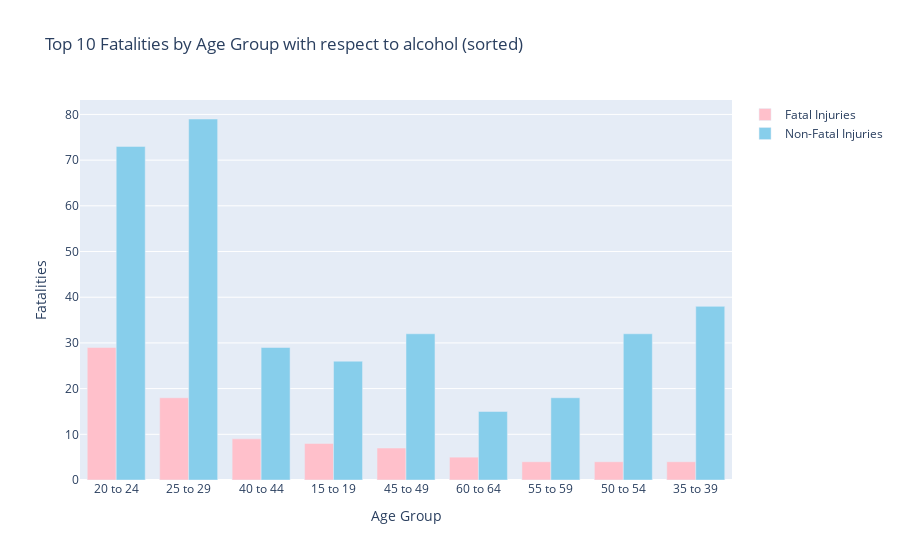

Notebook code for this chart:
### Markdown cell above
## Plot showing  distribution of target variable with respect to age group by alcohol

### Code cell
import plotly.graph_objs as go

# Filter out 'Unknown category from age group'
table_invage_top10_filtered = table_invage_top10[~table_invage_top10.index.str.contains('unknown')]

# Sort the DataFrame by the values of Fatal Injuries for ALCOHOL_BOOL_Yes
table_invage_top10_sorted = table_invage_top10_filtered[('ALCOHOL_BOOL_Yes', 'Fatal')].sort_values(ascending=False)

# Create a bar plot
fig = go.Figure(data=[go.Bar(
    x=table_invage_top10_sorted.index,  # x-axis values
    y=table_invage_top10_sorted,  # y-axis values
    name='Fatal Injuries',
    marker_color='pink'  # color of the bars
)])

# Add bar trace for non-fatal injuries
fig.add_trace(go.Bar(
    x=table_invage_top10_sorted.index,  # x-axis values
    y=table_invage_top10.loc[table_invage_top10_sorted.index, ('ALCOHOL_BOOL_Yes', 'Non-Fatal Injury')],  # y-axis values for non-fatal injuries
    name='Non-Fatal Injuries',  # name of the trace
    marker_color='skyblue'  # color of the bars
))

# Update layout
fig.update_layout(
    title='Top 10 Fatalities by Age Group with respect to alcohol (sorted)',
    xaxis=dict(title='Age Group'),
    yaxis=dict(title='Fatalities'),
    showlegend=True  # show legend
)

# Show plot
fig.show()

### Figure 1 — Plotly figure (JSON) as saved in the notebook; plotly's stock layout.template omitted (floating-point values rounded to 4 significant figures)
{"data": [{"marker": {"color": "pink"}, "name": "Fatal Injuries", "type": "bar", "x": ["20 to 24", "25 to 29", "40 to 44", "15 to 19", "45 to 49", "60 to 64", "55 to 59", "50 to 54", "35 to 39"], "y": [29, 18, 9, 8, 7, 5, 4, 4, 4]}, {"marker": {"color": "skyblue"}, "name": "Non-Fatal Injuries", "type": "bar", "x": ["20 to 24", "25 to 29", "40 to 44", "15 to 19", "45 to 49", "60 to 64", "55 to 59", "50 to 54", "35 to 39"], "y": [73, 79, 29, 26, 32, 15, 18, 32, 38]}], "layout": {"showlegend": true, "title": {"text": "Top 10 Fatalities by Age Group with respect to alcohol (sorted)"}, "xaxis": {"title": {"text": "Age Group"}}, "yaxis": {"title": {"text": "Fatalities"}}}}
